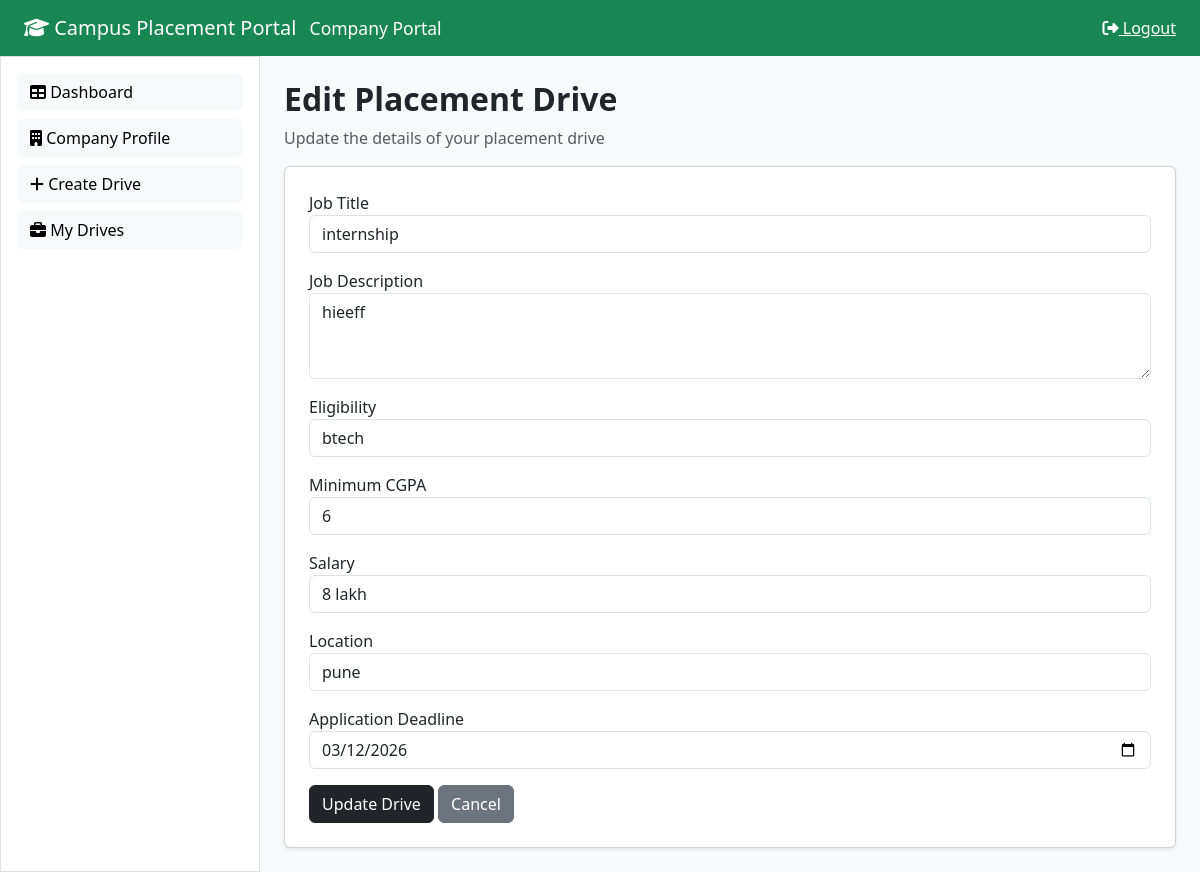
The app's page /company/edit_drive/1 (signed in) with its own data.
### models.py (models this page shows, shortened)
class PlacementDrive(db.Model):
    id = db.Column(db.Integer, primary_key=True)
    company_id = db.Column(
        db.Integer,
        db.ForeignKey('user.id', ondelete="CASCADE"),
        nullable=False
    )
    job_title = db.Column(db.String(150), nullable=False)
    job_description = db.Column(db.Text, nullable=False)
    eligibility = db.Column(db.String(200), nullable=False)
    min_cgpa = db.Column(db.String(10))
    salary = db.Column(db.String(50))
    location = db.Column(db.String(100))
    deadline = db.Column(db.Date, nullable=False)
    status = db.Column(db.String(20), default='Pending')
    applications = db.relationship(
        'Application',
        backref='drive',
        lazy=True,
        cascade="all, delete-orphan"
    )

### routes.py (the view, shortened to what this page needs)
    @app.route('/company/edit_drive/<int:id>', methods=['GET','POST'])
    @login_required
    def edit_drive(id):
        if current_user.role != 'company':
            return redirect(url_for('login'))
        drive = PlacementDrive.query.get_or_404(id)
        if drive.company_id != current_user.id:
            return redirect(url_for('company_drives'))
        return render_template(
            'edit_drive.html',
            drive=drive
        )

### routes.py (called while the page is built)
@login_manager.user_loader
def load_user(user_id):
    return User.query.get(int(user_id))

### templates/edit_drive.html
{% extends "company_layout.html" %}
{% block company_content %}
<h2 class="fw-bold">Edit Placement Drive</h2>
<p class="text-muted">Update the details of your placement drive</p>
<div class="card p-4 shadow-sm">
<form method="POST">
<div class="mb-3">
<label>Job Title</label>
<input type="text"
name="job_title"
class="form-control"
value="{{ drive.job_title }}"
required>
</div>
<div class="mb-3">
<label>Job Description</label>
<textarea
name="job_description"
class="form-control"
rows="3"
required>{{ drive.job_description }}</textarea>
</div>
<div class="mb-3">
<label>Eligibility</label>
<input type="text"
name="eligibility"
class="form-control"
value="{{ drive.eligibility }}">
</div>
<div class="mb-3">
<label>Minimum CGPA</label>
<input type="number"
step="0.01"
name="min_cgpa"
class="form-control"
value="{{ drive.min_cgpa }}">
</div>
<div class="mb-3">
<label>Salary</label>
<input type="text"
name="salary"
class="form-control"
value="{{ drive.salary }}">
</div>
<div class="mb-3">
<label>Location</label>
<input type="text"
name="location"
class="form-control"
value="{{ drive.location }}">
</div>
<div class="mb-3">
<label>Application Deadline</label>
<input type="date"
name="deadline"
class="form-control"
value="{{ drive.deadline.strftime('%Y-%m-%d') }}"
required>
</div>
<button class="btn btn-dark">
Update Drive
</button>
<a href="/company/drives" class="btn btn-secondary">
Cancel
</a>
</form>
</div>
{% endblock %}

### static/css/style.css (style rules this page uses)
* { margin:0; padding:0; box-sizing:border-box; }
body { font-family:'Poppins',sans-serif; min-height:100vh; background:url("/static/images/bg.png") no-repeat center center fixed; background-size:cover; color:#111827; }
.btn { border-radius:8px; font-weight:500; }
.card { border:none; border-radius:12px; transition:all 0.2s ease; }
input, select, textarea { border-radius:8px; }

### records on screen
PlacementDrive: job_title "internship", job_description "hieeff", eligibility "btech", min_cgpa "6", salary "8 lakh", location "pune", deadline "03/12/2026"
